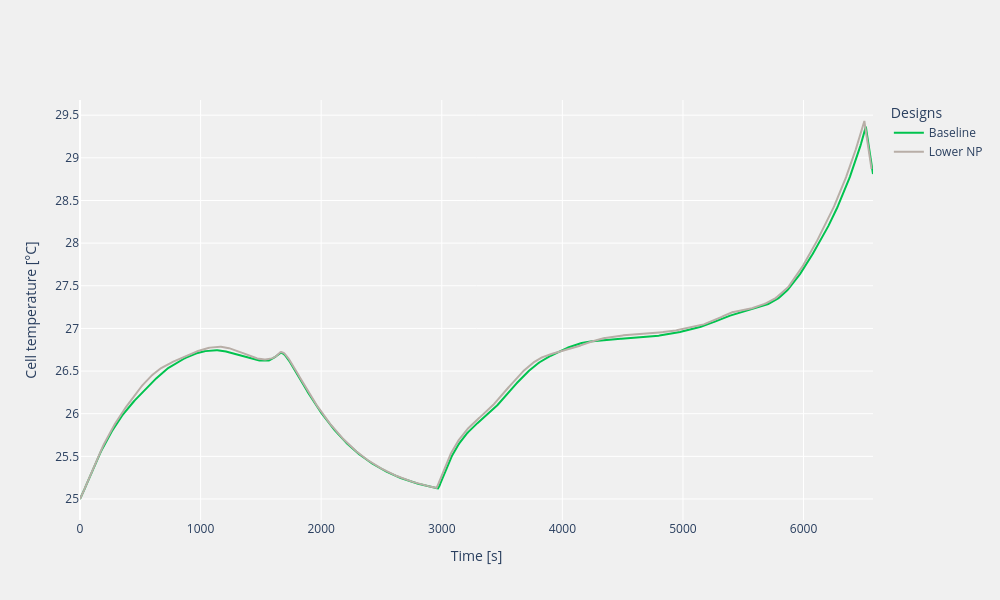

Notebook code for this chart:
### Code cell
single_output.plot_dynamic_response("Cell temperature [°C]")

### Figure 1 — Plotly figure (JSON) as saved in the notebook; plotly's stock layout.template omitted (floating-point values rounded to 4 significant figures; data arrays with more than 128 entries replaced by an {"elided": "..."} marker saying what was removed)
{"data": [{"line": {"color": "rgb(0, 195, 78)", "width": 2}, "mode": "lines", "name": "Baseline", "showlegend": true, "type": "scatter", "x": {"elided": "1000 float values"}, "y": {"elided": "1000 float values"}}, {"line": {"color": "rgb(184, 174, 167)", "width": 2}, "mode": "lines", "name": "Lower NP", "showlegend": true, "type": "scatter", "x": {"elided": "1000 float values"}, "y": {"elided": "1000 float values"}}], "layout": {"height": 600, "legend": {"title": {"text": "Designs"}}, "paper_bgcolor": "rgba(240, 240, 240, 1)", "plot_bgcolor": "rgba(240, 240, 240, 1)", "width": 1000, "xaxis": {"title": {"text": "Time [s]"}}, "yaxis": {"title": {"text": "Cell temperature [°C]"}}}}
